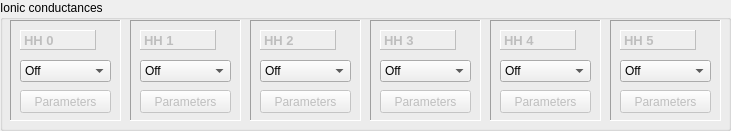
   <widget class="QGroupBox" name="HHBox">
    <property name="geometry">
     <rect>
      <x>270</x>
      <y>190</y>
      <width>731</width>
      <height>131</height>
     </rect>
    </property>
    <property name="title">
     <string>Ionic conductances</string>
    </property>
    <widget class="QFrame" name="frame_11">
     <property name="geometry">
      <rect>
       <x>10</x>
       <y>20</y>
       <width>111</width>
       <height>101</height>
      </rect>
     </property>
     <property name="autoFillBackground">
      <bool>false</bool>
     </property>
     <property name="frameShape">
      <enum>QFrame::Panel</enum>
     </property>
     <property name="frameShadow">
      <enum>QFrame::Sunken</enum>
     </property>
     <property name="lineWidth">
      <number>1</number>
     </property>
     <property name="midLineWidth">
      <number>0</number>
     </property>
     <widget class="QLabel" name="HH0L">
      <property name="enabled">
       <bool>false</bool>
      </property>
      <property name="geometry">
       <rect>
        <x>10</x>
        <y>10</y>
        <width>76</width>
        <height>20</height>
       </rect>
      </property>
      <property name="font">
       <font>
        <pointsize>10</pointsize>
        <weight>75</weight>
        <bold>true</bold>
       </font>
      </property>
      <property name="autoFillBackground">
       <bool>true</bool>
      </property>
      <property name="styleSheet">
       <string notr="true"/>
      </property>
      <property name="frameShape">
       <enum>QFrame::Panel</enum>
      </property>
      <property name="frameShadow">
       <enum>QFrame::Raised</enum>
      </property>
      <property name="lineWidth">
       <number>1</number>
      </property>
      <property name="midLineWidth">
       <number>0</number>
      </property>
      <property name="text">
       <string>HH 0</string>
      </property>
     </widget>
     <widget class="QComboBox" name="HH0Combo">
      <property name="geometry">
       <rect>
        <x>10</x>
        <y>40</y>
        <width>91</width>
        <height>22</height>
       </rect>
      </property>
      <item>
       <property name="text">
        <string>Off</string>
       </property>
      </item>
      <item>
       <property name="text">
        <string>m/h/tau</string>
       </property>
      </item>
      <item>
       <property name="text">
        <string>alpha/beta</string>
       </property>
      </item>
     </widget>
     <widget class="QPushButton" name="HH0ParaBut">
      <property name="enabled">
       <bool>false</bool>
      </property>
      <property name="geometry">
       <rect>
        <x>10</x>
        <y>70</y>
        <width>91</width>
        <height>23</height>
       </rect>
      </property>
      <property name="text">
       <string>Parameters</string>
      </property>
     </widget>
    </widget>
    <widget class="QFrame" name="frame_12">
     <property name="geometry">
      <rect>
       <x>130</x>
       <y>20</y>
       <width>111</width>
       <height>101</height>
      </rect>
     </property>
     <property name="frameShape">
      <enum>QFrame::Panel</enum>
     </property>
     <property name="frameShadow">
      <enum>QFrame::Sunken</enum>
     </property>
     <property name="lineWidth">
      <number>1</number>
     </property>
     <property name="midLineWidth">
      <number>0</number>
     </property>
     <widget class="QLabel" name="HH1L">
      <property name="enabled">
       <bool>false</bool>
      </property>
      <property name="geometry">
       <rect>
        <x>10</x>
        <y>10</y>
        <width>76</width>
        <height>20</height>
       </rect>
      </property>
      <property name="font">
       <font>
        <pointsize>10</pointsize>
        <weight>75</weight>
        <bold>true</bold>
       </font>
      </property>
      <property name="autoFillBackground">
       <bool>true</bool>
      </property>
      <property name="styleSheet">
       <string notr="true"/>
      </property>
      <property name="frameShape">
       <enum>QFrame::Panel</enum>
      </property>
      <property name="frameShadow">
       <enum>QFrame::Raised</enum>
      </property>
      <property name="lineWidth">
       <number>1</number>
      </property>
      <property name="midLineWidth">
       <number>0</number>
      </property>
      <property name="text">
       <string>HH 1</string>
      </property>
     </widget>
     <widget class="QComboBox" name="HH1Combo">
      <property name="geometry">
       <rect>
        <x>10</x>
        <y>40</y>
        <width>91</width>
        <height>22</height>
       </rect>
      </property>
      <item>
       <property name="text">
        <string>Off</string>
       </property>
      </item>
      <item>
       <property name="text">
        <string>m/h/tau</string>
       </property>
      </item>
      <item>
       <property name="text">
        <string>alpha/beta</string>
       </property>
      </item>
     </widget>
     <widget class="QPushButton" name="HH1ParaBut">
      <property name="enabled">
       <bool>false</bool>
      </property>
      <property name="geometry">
       <rect>
        <x>10</x>
        <y>70</y>
        <width>91</width>
        <height>23</height>
       </rect>
      </property>
      <property name="text">
       <string>Parameters</string>
      </property>
     </widget>
    </widget>
    <widget class="QFrame" name="frame_13">
     <property name="geometry">
      <rect>
       <x>250</x>
       <y>20</y>
       <width>111</width>
       <height>101</height>
      </rect>
     </property>
     <property name="frameShape">
      <enum>QFrame::Panel</enum>
     </property>
     <property name="frameShadow">
      <enum>QFrame::Sunken</enum>
     </property>
     <property name="lineWidth">
      <number>1</number>
     </property>
     <property name="midLineWidth">
      <number>0</number>
     </property>
     <widget class="QLabel" name="HH2L">
      <property name="enabled">
       <bool>false</bool>
      </property>
      <property name="geometry">
       <rect>
        <x>10</x>
        <y>10</y>
        <width>76</width>
        <height>20</height>
       </rect>
      </property>
      <property name="font">
       <font>
        <pointsize>10</pointsize>
        <weight>75</weight>
        <bold>true</bold>
       </font>
      </property>
      <property name="autoFillBackground">
       <bool>true</bool>
      </property>
      <property name="styleSheet">
       <string notr="true"/>
      </property>
      <property name="frameShape">
       <enum>QFrame::Panel</enum>
      </property>
      <property name="frameShadow">
       <enum>QFrame::Raised</enum>
      </property>
      <property name="lineWidth">
       <number>1</number>
      </property>
      <property name="midLineWidth">
       <number>0</number>
      </property>
      <property name="text">
       <string>HH 2</string>
      </property>
     </widget>
     <widget class="QPushButton" name="HH2ParaBut">
      <property name="enabled">
       <bool>false</bool>
      </property>
      <property name="geometry">
       <rect>
        <x>10</x>
        <y>70</y>
        <width>91</width>
        <height>23</height>
       </rect>
      </property>
      <property name="text">
       <string>Parameters</string>
      </property>
     </widget>
     <widget class="QComboBox" name="HH2Combo">
      <property name="geometry">
       <rect>
        <x>10</x>
        <y>40</y>
        <width>91</width>
        <height>22</height>
       </rect>
      </property>
      <item>
       <property name="text">
        <string>Off</string>
       </property>
      </item>
      <item>
       <property name="text">
        <string>m/h/tau</string>
       </property>
      </item>
      <item>
       <property name="text">
        <string>alpha/beta</string>
       </property>
      </item>
     </widget>
    </widget>
    <widget class="QFrame" name="frame_14">
     <property name="geometry">
      <rect>
       <x>370</x>
       <y>20</y>
       <width>111</width>
       <height>101</height>
      </rect>
     </property>
     <property name="frameShape">
      <enum>QFrame::Panel</enum>
     </property>
     <property name="frameShadow">
      <enum>QFrame::Sunken</enum>
     </property>
     <property name="lineWidth">
      <number>1</number>
     </property>
     <property name="midLineWidth">
      <number>0</number>
     </property>
     <widget class="QLabel" name="HH3L">
      <property name="enabled">
       <bool>false</bool>
      </property>
      <property name="geometry">
       <rect>
        <x>10</x>
        <y>10</y>
        <width>76</width>
        <height>20</height>
       </rect>
      </property>
      <property name="font">
       <font>
        <pointsize>10</pointsize>
        <weight>75</weight>
        <bold>true</bold>
       </font>
      </property>
      <property name="autoFillBackground">
       <bool>true</bool>
      </property>
      <property name="styleSheet">
       <string notr="true"/>
      </property>
      <property name="frameShape">
       <enum>QFrame::Panel</enum>
      </property>
      <property name="frameShadow">
       <enum>QFrame::Raised</enum>
      </property>
      <property name="lineWidth">
       <number>1</number>
      </property>
      <property name="midLineWidth">
       <number>0</number>
      </property>
      <property name="text">
       <string>HH 3</string>
      </property>
     </widget>
     <widget class="QPushButton" name="HH3ParaBut">
      <property name="enabled">
       <bool>false</bool>
      </property>
      <property name="geometry">
       <rect>
        <x>10</x>
        <y>70</y>
        <width>91</width>
        <height>23</height>
       </rect>
      </property>
      <property name="text">
       <string>Parameters</string>
      </property>
     </widget>
     <widget class="QComboBox" name="HH3Combo">
      <property name="geometry">
       <rect>
        <x>10</x>
        <y>40</y>
        <width>91</width>
        <height>22</height>
       </rect>
      </property>
      <item>
       <property name="text">
        <string>Off</string>
       </property>
      </item>
      <item>
       <property name="text">
        <string>m/h/tau</string>
       </property>
      </item>
      <item>
       <property name="text">
        <string>alpha/beta</string>
       </property>
      </item>
     </widget>
    </widget>
    <widget class="QFrame" name="frame_15">
     <property name="geometry">
      <rect>
       <x>490</x>
       <y>20</y>
       <width>111</width>
       <height>101</height>
      </rect>
     </property>
     <property name="frameShape">
      <enum>QFrame::Panel</enum>
     </property>
     <property name="frameShadow">
      <enum>QFrame::Sunken</enum>
     </property>
     <property name="lineWidth">
      <number>1</number>
     </property>
     <property name="midLineWidth">
      <number>0</number>
     </property>
     <widget class="QLabel" name="HH4L">
      <property name="enabled">
       <bool>false</bool>
      </property>
      <property name="geometry">
       <rect>
        <x>10</x>
        <y>10</y>
        <width>76</width>
        <height>20</height>
       </rect>
      </property>
      <property name="font">
       <font>
        <pointsize>10</pointsize>
        <weight>75</weight>
        <bold>true</bold>
       </font>
      </property>
      <property name="autoFillBackground">
       <bool>true</bool>
      </property>
      <property name="styleSheet">
       <string notr="true"/>
      </property>
      <property name="frameShape">
       <enum>QFrame::Panel</enum>
      </property>
      <property name="frameShadow">
       <enum>QFrame::Raised</enum>
      </property>
      <property name="lineWidth">
       <number>1</number>
      </property>
      <property name="midLineWidth">
       <number>0</number>
      </property>
      <property name="text">
       <string>HH 4</string>
      </property>
     </widget>
     <widget class="QPushButton" name="HH4ParaBut">
      <property name="enabled">
       <bool>false</bool>
      </property>
      <property name="geometry">
       <rect>
        <x>10</x>
        <y>70</y>
        <width>91</width>
        <height>23</height>
       </rect>
      </property>
      <property name="text">
       <string>Parameters</string>
      </property>
     </widget>
     <widget class="QComboBox" name="HH4Combo">
      <property name="geometry">
       <rect>
        <x>10</x>
        <y>40</y>
        <width>91</width>
        <height>22</height>
       </rect>
      </property>
      <item>
       <property name="text">
        <string>Off</string>
       </property>
      </item>
      <item>
       <property name="text">
        <string>m/h/tau</string>
       </property>
      </item>
      <item>
       <property name="text">
        <string>alpha/beta</string>
       </property>
      </item>
     </widget>
    </widget>
    <widget class="QFrame" name="frame_16">
     <property name="geometry">
      <rect>
       <x>610</x>
       <y>20</y>
       <width>111</width>
       <height>101</height>
      </rect>
     </property>
     <property name="frameShape">
      <enum>QFrame::Panel</enum>
     </property>
     <property name="frameShadow">
      <enum>QFrame::Sunken</enum>
     </property>
     <property name="lineWidth">
      <number>1</number>
     </property>
     <property name="midLineWidth">
      <number>0</number>
     </property>
     <widget class="QLabel" name="HH5L">
      <property name="enabled">
       <bool>false</bool>
      </property>
      <property name="geometry">
       <rect>
        <x>10</x>
        <y>10</y>
        <width>76</width>
        <height>20</height>
       </rect>
      </property>
      <property name="font">
       <font>
        <pointsize>10</pointsize>
        <weight>75</weight>
        <bold>true</bold>
       </font>
      </property>
      <property name="autoFillBackground">
       <bool>true</bool>
      </property>
      <property name="styleSheet">
       <string notr="true"/>
      </property>
      <property name="frameShape">
       <enum>QFrame::Panel</enum>
      </property>
      <property name="frameShadow">
       <enum>QFrame::Raised</enum>
      </property>
      <property name="lineWidth">
       <number>1</number>
      </property>
      <property name="midLineWidth">
       <number>0</number>
      </property>
      <property name="text">
       <string>HH 5</string>
      </property>
     </widget>
     <widget class="QComboBox" name="HH5Combo">
      <property name="geometry">
       <rect>
        <x>10</x>
        <y>40</y>
        <width>91</width>
        <height>22</height>
       </rect>
      </property>
      <item>
       <property name="text">
        <string>Off</string>
       </property>
      </item>
      <item>
       <property name="text">
        <string>m/h/tau</string>
       </property>
      </item>
      <item>
       <property name="text">
        <string>alpha/beta</string>
       </property>
      </item>
     </widget>
     <widget class="QPushButton" name="HH5ParaBut">
      <property name="enabled">
       <bool>false</bool>
      </property>
      <property name="geometry">
       <rect>
        <x>10</x>
        <y>70</y>
        <width>91</width>
        <height>23</height>
       </rect>
      </property>
      <property name="text">
       <string>Parameters</string>
      </property>
     </widget>
    </widget>
   </widget>
